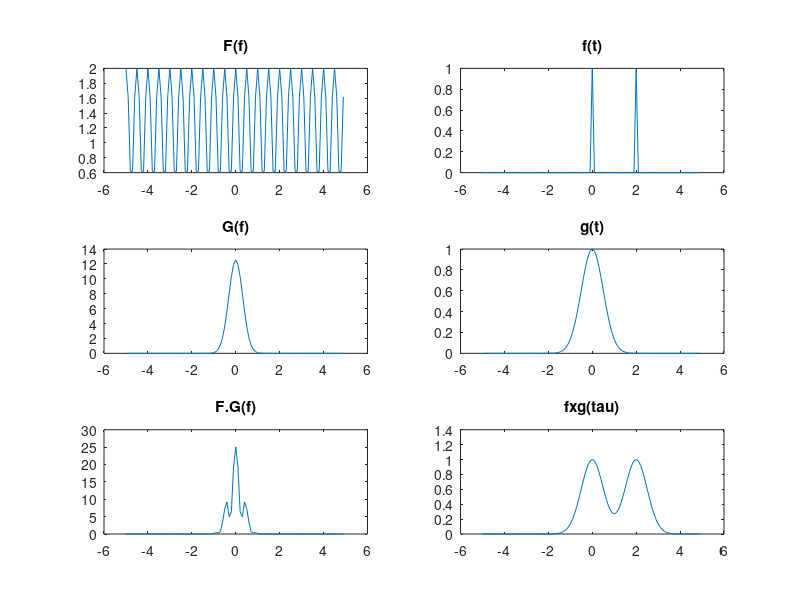

MATLAB code to generate this figure:
%
%
%
function convolutionExampleFT()
    tRange=[-5:0.1:4.9]; dt=diff(tRange(1:2));
    f=@(t) (t==0 | t==2);
    g=@(t) exp(-t.^2./(2*0.5^2));
    
    % calculate the transfer function
    G=fft(ifftshift(g(tRange)));
    % convolve by multiplying
    F=fft(f(tRange));
    FxG=F.*G;
    fxg=ifft(FxG);
    
    % for display, calculate the frequency after Fourier transform
    df=1./(dt*numel(tRange)); % the highest will be determined by the Nyquist theorem
    fRange=df*([1:numel(tRange)]-1-floor(numel(tRange)./2));
    
    %
    % Output
    %
    close all;
    figure('Position',[100 100 1024 768]);
    subplot(3,2,1);
    plot(fRange,abs(fftshift(F))); title('F(f)');
    subplot(3,2,3);
    plot(fRange,abs(fftshift(G))); title('G(f)');
    subplot(3,2,5);
    plot(fRange,abs(fftshift(FxG))); title('F.G(f)');
    
    subplot(3,2,2);
    plot(tRange,f(tRange)); title('f(t)');
    subplot(3,2,4);
    plot(tRange,g(tRange)); title('g(t)');
    subplot(3,2,6);
    plot(tRange,fxg); title('fxg(tau)');
end